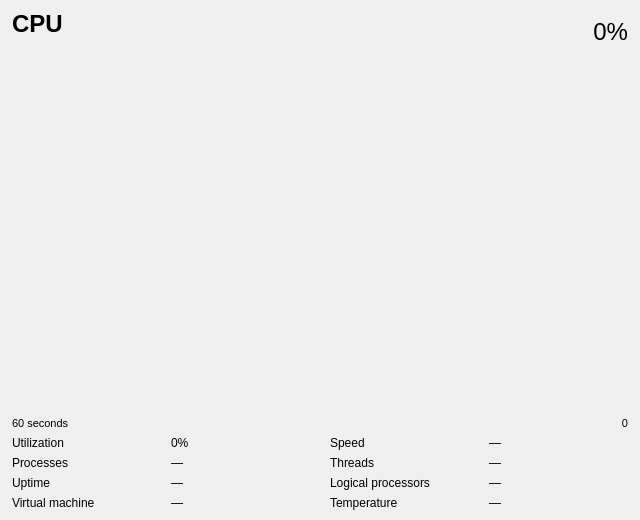
<?xml version="1.0" encoding="UTF-8"?>
<ui version="4.0">
 <class>CpuDetailWidget</class>
 <widget class="QWidget" name="CpuDetailWidget">
  <property name="geometry">
   <rect><x>0</x><y>0</y><width>640</width><height>520</height></rect>
  </property>
  <layout class="QVBoxLayout" name="verticalLayout" stretch="0,1,0,0">
   <property name="leftMargin"><number>12</number></property>
   <property name="topMargin"><number>10</number></property>
   <property name="rightMargin"><number>12</number></property>
   <property name="bottomMargin"><number>10</number></property>
   <property name="spacing"><number>6</number></property>

   <!-- Header row: title + model name + utilisation % -->
   <item>
    <layout class="QHBoxLayout" name="headerLayout" stretch="1,0">
     <item>
      <layout class="QVBoxLayout" name="headerLabelLayout">
       <property name="spacing"><number>2</number></property>
       <item>
        <widget class="QLabel" name="titleLabel">
         <property name="text"><string>CPU</string></property>
         <property name="styleSheet"><string>font-size: 18pt; font-weight: bold;</string></property>
        </widget>
       </item>
       <item>
        <widget class="QLabel" name="modelNameLabel">
         <property name="text"><string></string></property>
         <property name="styleSheet"><string>font-size: 8pt;</string></property>
         <property name="wordWrap"><bool>true</bool></property>
        </widget>
       </item>
      </layout>
     </item>
     <item>
      <widget class="QLabel" name="utilizationLabel">
       <property name="text"><string>0%</string></property>
       <property name="alignment"><set>Qt::AlignRight|Qt::AlignVCenter</set></property>
       <property name="styleSheet"><string>font-size: 18pt;</string></property>
      </widget>
     </item>
    </layout>
   </item>

   <!-- Graph container — CpuGraphArea is inserted here at runtime -->
   <item>
    <widget class="QWidget" name="graphAreaContainer">
     <property name="minimumHeight"><number>180</number></property>
     <property name="sizePolicy">
      <sizepolicy hsizetype="Expanding" vsizetype="Expanding">
       <horstretch>0</horstretch>
       <verstretch>1</verstretch>
      </sizepolicy>
     </property>
    </widget>
   </item>

   <!-- Time axis labels -->
   <item>
    <layout class="QHBoxLayout" name="timeAxisLayout">
     <item>
      <widget class="QLabel" name="timeLeftLabel">
       <property name="text"><string>60 seconds</string></property>
       <property name="styleSheet"><string>font-size: 8pt;</string></property>
      </widget>
     </item>
     <item>
      <spacer>
       <property name="orientation"><enum>Qt::Horizontal</enum></property>
       <property name="sizeHint" stdset="0"><size><width>40</width><height>0</height></size></property>
      </spacer>
     </item>
     <item>
      <widget class="QLabel" name="timeRightLabel">
       <property name="text"><string>0</string></property>
       <property name="alignment"><set>Qt::AlignRight|Qt::AlignVCenter</set></property>
       <property name="styleSheet"><string>font-size: 8pt;</string></property>
      </widget>
     </item>
    </layout>
   </item>

   <!-- Stats grid: 3 columns of label/value pairs -->
   <item>
    <layout class="QGridLayout" name="statsGrid">
     <property name="horizontalSpacing"><number>20</number></property>
     <property name="verticalSpacing"><number>6</number></property>

     <!-- Row 0 -->
     <item row="0" column="0"><widget class="QLabel"><property name="text"><string>Utilization</string></property><property name="styleSheet"><string></string></property></widget></item>
     <item row="0" column="1"><widget class="QLabel" name="statUtilValue"><property name="text"><string>0%</string></property></widget></item>
     <item row="0" column="2"><widget class="QLabel"><property name="text"><string>Speed</string></property><property name="styleSheet"><string></string></property></widget></item>
     <item row="0" column="3"><widget class="QLabel" name="statSpeedValue"><property name="text"><string>—</string></property></widget></item>

     <!-- Row 1 -->
     <item row="1" column="0"><widget class="QLabel"><property name="text"><string>Processes</string></property><property name="styleSheet"><string></string></property></widget></item>
     <item row="1" column="1"><widget class="QLabel" name="statProcessesValue"><property name="text"><string>—</string></property></widget></item>
     <item row="1" column="2"><widget class="QLabel"><property name="text"><string>Threads</string></property><property name="styleSheet"><string></string></property></widget></item>
     <item row="1" column="3"><widget class="QLabel" name="statThreadsValue"><property name="text"><string>—</string></property></widget></item>

     <!-- Row 2 -->
     <item row="2" column="0"><widget class="QLabel"><property name="text"><string>Uptime</string></property><property name="styleSheet"><string></string></property></widget></item>
     <item row="2" column="1"><widget class="QLabel" name="statUptimeValue"><property name="text"><string>—</string></property></widget></item>
     <item row="2" column="2"><widget class="QLabel"><property name="text"><string>Logical processors</string></property><property name="styleSheet"><string></string></property></widget></item>
     <item row="2" column="3"><widget class="QLabel" name="statLogicalCpusValue"><property name="text"><string>—</string></property></widget></item>

     <!-- Row 3 -->
     <item row="3" column="0"><widget class="QLabel"><property name="text"><string>Virtual machine</string></property><property name="styleSheet"><string></string></property></widget></item>
     <item row="3" column="1"><widget class="QLabel" name="statVmValue"><property name="text"><string>—</string></property></widget></item>
     <item row="3" column="2"><widget class="QLabel"><property name="text"><string>Temperature</string></property><property name="styleSheet"><string></string></property></widget></item>
     <item row="3" column="3"><widget class="QLabel" name="statTempValue"><property name="text"><string>—</string></property></widget></item>

    </layout>
   </item>

  </layout>
 </widget>
 <resources/>
 <connections/>
</ui>
